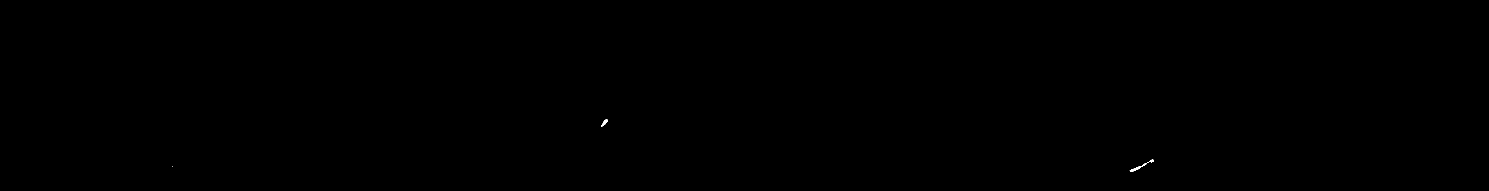
#> input picture LenghtCalculation/samples/deneme2.png, 4466 x 573 px, found by its file name (shown at 1/3 size)
$ python main.py
#> lines starting #> are read from the running program, lines starting #| are printed output that depends on the picture; after the words box and inside, x2 and y2 are one past the last pixel; in counts of white or black regions, pixels touching at a corner belong together; long printed decimals are rounded
import matplotlib.pyplot as plt
from numpy import random
import numpy as np
import math
import cv2

def createDummyPixelAreaMatrix(img):
    height, width, channel = img.shape
    dummy_array = random.random_sample((height, width))

    return dummy_array

# [40 lines left out: function getLenghtOfPointDistance, not called in this run]


def getLenghtPointbyPoint(points, area_matrix):
    x = points[:,0]
    y = points[:,1]

    min_x = np.argmin(x)
    max_x = np.argmax(x)
    min_y = np.argmin(y)
    max_y = np.argmax(y)

    inverse_points = []
    for i in range(0, len(x)):
        inverse_points.append([y[i], x[i]])
    inverse_points = np.array(inverse_points)

    f = getPolynomialFitFunction(points)
    f_inverse = getPolynomialFitFunction(inverse_points)

    reverse_result = []
    for i in range(y[max_y], y[min_y]-1, -1):
        reverse_result.append([f_inverse(i), i])
    reverse_result = np.array(reverse_result)

    result = []
    for i in range(x[min_x], x[max_x]+1, 1):
        result.append([i, f(i)])
    result = np.array(result)

    final_array = np.concatenate((result, reverse_result), axis = 0)
    print('before sort')
    print(final_array)
    final_array = final_array[final_array[:, 0].argsort()]

    print('after sort')
    print(final_array)

    lenght = 0.0
    for i in range(0, len(final_array)-1):
        coord = final_array[i]
        coord2 = final_array[i+1]

        lenght += math.sqrt(
            math.pow(abs(coord[0] - coord2[0]), 2)
            +
            math.pow(abs(coord[1] - coord2[1]), 2)
            )

    print("getLenghtPointbyPoint:", lenght)
    print("worst lenght:", len(points) * math.sqrt(2))


def getLenght(img):
    area_matrix = createDummyPixelAreaMatrix(img)

    cv2.imshow('image', img)
    cv2.waitKey(0)

    thinned_image = applyThinningAlogirthm(img)
    cv2.imshow('image2', thinned_image)
    cv2.waitKey(0)

    coords = getCoordinates(thinned_image)
    print("number of coords:", len(coords))

    f = getPolynomialFitFunction(coords)

    x = coords[:,0]
    y = coords[:,1]

    # [5 lines of commented-out code are left out]

    lenght = 0.0
    for coord in coords:
        x = coord[0]
        y = coord[1]

        lenght += math.sqrt(area_matrix[x][y])

    #getLenghtOfPointDistance(coords, area_matrix)
    getLenghtPointbyPoint(coords, area_matrix)

    mooved_coords = moveThinned(img, thinned_image)


    combined_image = cv2.polylines(img, [mooved_coords], False, (255,0,0))
    cv2.imshow('combined image', combined_image)
    cv2.waitKey(0)

def getPolynomialFitFunction(points):
    # get x and y vectors
    x = points[:,0]
    y = points[:,1]

    # calculate polynomial
    z = np.polyfit(x, y, 10)
    f = np.poly1d(z)

    # calculate new x's and y'sq
    x_new = np.linspace(x[0], x[-1], 3)
    y_new = f(x_new)

    plt.plot(x,y,'o', x_new, y_new)
    plt.xlim([x[0]-1, x[-1] + 1 ])
    plt.show()

    return f

def getCoordinates(img):
    coords = np.argwhere(img == 255)
    return coords

def pixelCalculator(img):
    pixel = cv2.countNonZero(img)
    #print(pixel)

# [10 lines left out: function cropImage, not called in this run]

def applyThinningAlogirthm(img):
    thinned = cv2.ximgproc.thinning(cv2.cvtColor(img, cv2.COLOR_RGB2GRAY))
    ret,thinned = cv2.threshold(thinned,127,255,cv2.THRESH_BINARY)
    return thinned

def moveThinned(img, thinned_img):
    img = cv2.cvtColor(img, cv2.COLOR_BGR2GRAY)

    img_coords = getCoordinates(img)
    thinned_coords = getCoordinates(thinned_img)

    y_img = img_coords[:,0]
    x_img = img_coords[:,1]

    y_thin = thinned_coords[:,0]
    x_thin = thinned_coords[:,1]

    min_index_img = np.argmin(x_img)
    min_index_thinned = np.argmin(x_thin)

    x_img_val = x_img[min_index_img]
    y_img_val = y_img[min_index_img]

    x_thin_val = x_thin[min_index_thinned]
    y_thin_val = y_thin[min_index_thinned]

    x_differance = x_thin_val - x_img_val
    y_differance = y_thin_val - y_img_val

    edited_coords = []

    for i in range(len(thinned_coords)):
        x_thin[i] = x_thin[i] - x_differance
        y_thin[i] = y_thin[i] - y_differance

        edited_coords.append([x_thin[i], y_thin[i]])

    return np.array(edited_coords)


def main():
    img = cv2.imread('LenghtCalculation/samples/deneme2.png')
#> img is the input picture: shape (573, 4466, 3); 0.02% white; 5 white regions (2 under 20 px), largest, box (x1, y1, x2, y2) and area: (3389, 490, 3440, 514) 258, (1803, 358, 1823, 380) 171, (3448, 479, 3461, 487) 68
    img = img[485:516, 3383:3440]
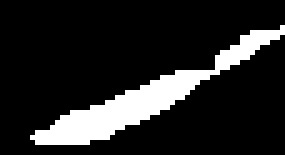
#> img: shape (31, 57, 3) (shown 5 times larger); 14.6% white; 1 white region, box (x1, y1, x2, y2) and area: (6, 5, 57, 29) 258
    ret,cropped_image = cv2.threshold(img,127,255,cv2.THRESH_BINARY)

    getLenght(cropped_image)
#> in getLenght, `area_matrix = createDummyPixelAreaMatrix(img)`:
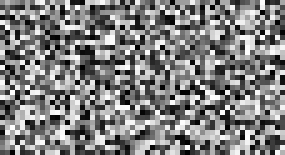
#> area_matrix: shape (31, 57) float64 (shown 5 times larger); min 0.000367, max 1, mean 0.503
#> in applyThinningAlogirthm, `thinned = cv2.ximgproc.thinning(cv2.cvtColor(img, cv2.COLOR_RGB2GRAY))`:
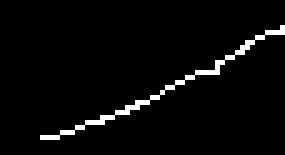
#> thinned: shape (31, 57) (shown 5 times larger); 3.2% white in thin lines or dots, all inside (x1, y1, x2, y2) = (8, 5, 57, 28)
#> in getCoordinates, `coords = np.argwhere(img == 255)`: coords = 57 pairs, first value 5 to 27, second value 8 to 56
#| number of coords: 57
#> in getPolynomialFitFunction, `x = points[:,0]`: x = 57 values from 5 to 27
#> in getPolynomialFitFunction, `y = points[:,1]`: y = 57 values, max 56 at index 0, min 8 at index 53, mean 32.96
#> in getPolynomialFitFunction, `z = np.polyfit(x, y, 10)`: z = [-7.71e-10, 1.19e-07, -8.24e-06, 0.000339, -0.00919, 0.171, -2.21, 19.15, -105.4, 325.8, -367.5]
#> in getPolynomialFitFunction, `y_new = f(x_new)`: y_new = [56.09, 35.87, 9.5]
#> in getPolynomialFitFunction, `plt.show()`:
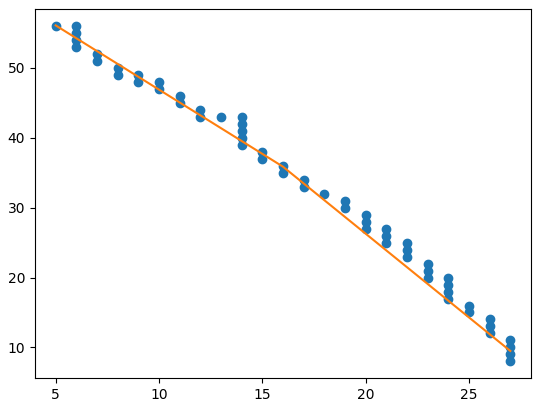
#> figure drawn by matplotlib, 1 panel
#> in getLenght, `x = coords[:,0]`: x = 57 values from 5 to 27
#> the loop in getLenght, `for coord in coords:` made 57 passes
#> (x, y, lenght) on passes 1 to 12: (5, 56, 0.444), (6, 53, 1.42), (6, 54, 2.02), (6, 55, 2.62), (6, 56, 2.74), (7, 51, 3.29), (7, 52, 4.28), (8, 49, 5.25), (8, 50, 6.17), (9, 48, 6.54), (9, 49, 7.53), (10, 47, 8.34)
#> after the loop in getLenght, `for coord in coords:`: lenght = 38.85
#> in getLenghtPointbyPoint, `x = points[:,0]`: x = 57 values from 5 to 27
#> in getLenghtPointbyPoint, `min_x = np.argmin(x)`: min_x = 0
#> in getLenghtPointbyPoint, `max_x = np.argmax(x)`: max_x = 53
#> in getLenghtPointbyPoint, `max_y = np.argmax(y)`: max_y = 0
#> the loop in getLenghtPointbyPoint, `for i in range(0, len(x)):` made 57 passes
#> after the loop in getLenghtPointbyPoint, `for i in range(0, len(x)):`: inverse_points = 57 pairs, first value 8 to 56, second value 5 to 27
#> in getPolynomialFitFunction (call 3), `x = points[:,0]`: x has the same summary as y
#> in getPolynomialFitFunction (call 3), `y = points[:,1]`: y = 57 values from 5 to 27
#> in getPolynomialFitFunction (call 3), `z = np.polyfit(x, y, 10)`: z = [-4.78e-13, 1.38e-10, -1.73e-08, 1.23e-06, -5.53e-05, 0.00165, -0.0334, 0.459, -4.16, 22.1, -23.95]
#> in getPolynomialFitFunction (call 3), `y_new = f(x_new)`: y_new = [5.5, 17.07, 26.72]
#> in getPolynomialFitFunction (call 3), `plt.show()`:
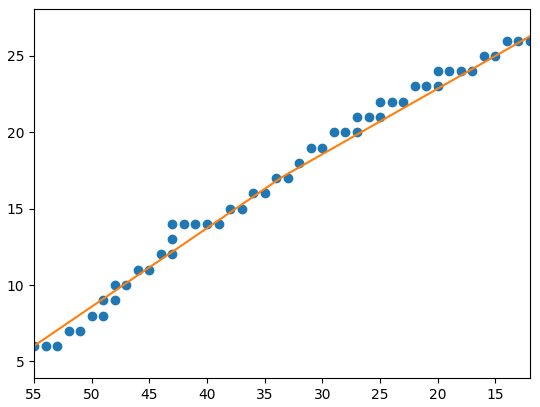
#> figure drawn by matplotlib, 1 panel
#> after the loop in getLenghtPointbyPoint, `for i in range(y[max_y], y[min_y]-1, -1):`: reverse_result = 49 pairs, first value 5.5 to 27.09, second value 8 to 56
#> after the loop in getLenghtPointbyPoint, `for i in range(x[min_x], x[max_x]+1, 1):`: result = 23 items, first 6: [5, 56.09], [6, 54.39], [7, 51.78], [8, 49.66], [9, 48.19], [10, 47.04]
#> in getLenghtPointbyPoint, `result = np.array(result)`: result = 23 rows, first 8: [5, 56.09], [6, 54.39], [7, 51.78], [8, 49.66], [9, 48.19], [10, 47.04], [11, 45.85], [12, 44.39]
#> in getLenghtPointbyPoint, `final_array = np.concatenate((result, reverse_result), axis = 0)`: final_array = 72 pairs, first value 5 to 27.09, second value 8 to 56.09
#> (printed output is left out)
#> (printed output is left out)
#> the loop in getLenghtPointbyPoint, `for i in range(0, len(final_array)-1):` made 71 passes
#> (coord, coord2, lenght) on passes 1 to 12: ([5, 56.09], [5.5, 56], 0.506), ([5.5, 56], [5.93, 55], 1.59), ([5.93, 55], [6, 54.39], 2.21), ([6, 54.39], [6.09, 54], 2.61), ([6.09, 54], [6.28, 53], 3.63), ([6.28, 53], [6.61, 52], 4.68), ([6.61, 52], [7, 51.78], 5.13), ([7, 51.78], [7.12, 51], 5.92), ([7.12, 51], [7.79, 50], 7.12), ([7.79, 50], [8, 49.66], 7.52), ([8, 49.66], [8.56, 49], 8.39), ([8.56, 49], [9, 48.19], 9.31)
#> after the loop in getLenghtPointbyPoint, `for i in range(0, len(final_array)-1):`: lenght = 56.35
#| getLenghtPointbyPoint: 56.346
#| worst lenght: 80.610
#> in moveThinned, `img_coords = getCoordinates(img)`: img_coords = 258 pairs, first value 5 to 28, second value 6 to 56
#> in moveThinned, `thinned_coords = getCoordinates(thinned_img)`: thinned_coords has the same summary as coords in getCoordinates
#> in moveThinned, `y_img = img_coords[:,0]`: y_img = 258 values from 5 to 28
#> in moveThinned, `x_img = img_coords[:,1]`: x_img = 258 values, max 56 at index 0, min 6 at index 231, mean 28.71
#> in moveThinned, `y_thin = thinned_coords[:,0]`: y_thin = 57 values from 5 to 27
#> in moveThinned, `x_thin = thinned_coords[:,1]`: x_thin = 57 values, max 56 at index 0, min 8 at index 53, mean 32.96
#> in moveThinned, `min_index_img = np.argmin(x_img)`: min_index_img = 231
#> in moveThinned, `min_index_thinned = np.argmin(x_thin)`: min_index_thinned = 53
#> in moveThinned, `x_img_val = x_img[min_index_img]`: x_img_val = 6
#> in moveThinned, `y_img_val = y_img[min_index_img]`: y_img_val = 27
#> in moveThinned, `x_thin_val = x_thin[min_index_thinned]`: x_thin_val = 8
#> in moveThinned, `y_thin_val = y_thin[min_index_thinned]`: y_thin_val = 27
#> in moveThinned, `x_differance = x_thin_val - x_img_val`: x_differance = 2
#> in moveThinned, `y_differance = y_thin_val - y_img_val`: y_differance = 0
#> the loop in moveThinned, `for i in range(len(thinned_coords)):` made 57 passes
#> after the loop in moveThinned, `for i in range(len(thinned_coords)):`: edited_coords = 57 pairs, first value 6 to 54, second value 5 to 27; x_thin = 57 values, max 54 at index 0, min 6 at index 53, mean 30.96
#> in getLenght, `mooved_coords = moveThinned(img, thinned_image)`: mooved_coords has the same summary as edited_coords in moveThinned
#> in getLenght, `combined_image = cv2.polylines(img, [mooved_coords], False, (255,0,0))`:
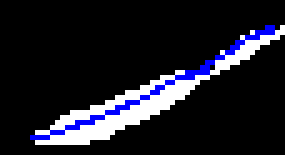
#> combined_image: shape (31, 57, 3) (shown 5 times larger); mean B, G, R 38.2, 29, 29


if __name__ == "__main__":
    main()


# 53 79
# 61 69
